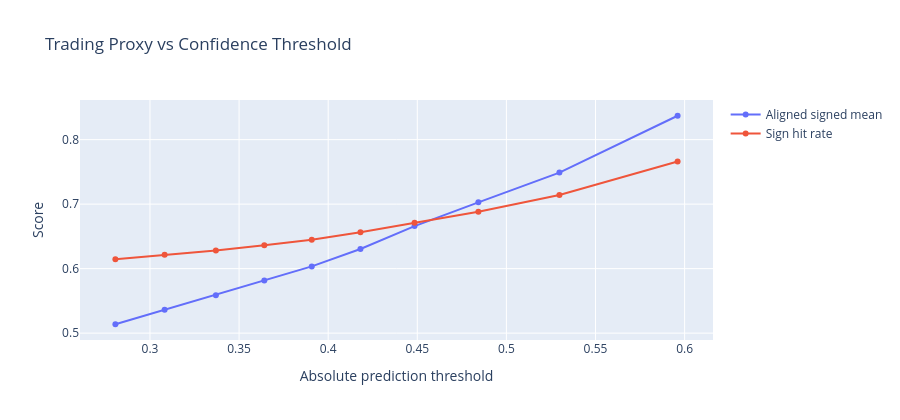

Notebook code cell kept with this figure:
### Code cell
# Trading-style proxy analysis on the signed target
y_true_signed = target_arrays["signed_quality"]["holdout"]
y_pred_signed = signed_pred
thresholds = np.quantile(np.abs(y_pred_signed), np.linspace(0.50, 0.95, 10))

sweep_rows = []
for thr in thresholds:
    pred_sign = np.zeros(len(y_pred_signed), dtype=int)
    pred_sign[y_pred_signed >= thr] = 1
    pred_sign[y_pred_signed <= -thr] = -1
    taken = pred_sign != 0

    if taken.sum() == 0:
        sweep_rows.append({
            "threshold": float(thr),
            "coverage": 0.0,
            "taken": 0,
            "long_count": 0,
            "short_count": 0,
            "sign_hit_rate": np.nan,
            "aligned_signed_mean": np.nan,
            "taken_spearman": np.nan,
        })
        continue

    sign_hit = np.mean(np.sign(y_true_signed[taken]) == pred_sign[taken])
    aligned_signed = np.where(
        pred_sign[taken] == 1, y_true_signed[taken], -y_true_signed[taken]
    )
    sweep_rows.append({
        "threshold": float(thr),
        "coverage": float(taken.mean()),
        "taken": int(taken.sum()),
        "long_count": int((pred_sign == 1).sum()),
        "short_count": int((pred_sign == -1).sum()),
        "sign_hit_rate": float(sign_hit),
        "aligned_signed_mean": float(np.mean(aligned_signed)),
        "taken_spearman": float(safe_spearman(y_true_signed[taken], y_pred_signed[taken])),
    })

threshold_df = pd.DataFrame(sweep_rows)
print("Signed-model threshold sweep:")
display(threshold_df.round(4))

fig = go.Figure()
fig.add_trace(go.Scatter(
    x=threshold_df["threshold"],
    y=threshold_df["aligned_signed_mean"],
    mode="lines+markers",
    name="Aligned signed mean",
))
fig.add_trace(go.Scatter(
    x=threshold_df["threshold"],
    y=threshold_df["sign_hit_rate"],
    mode="lines+markers",
    name="Sign hit rate",
))
fig.update_layout(
    title="Trading Proxy vs Confidence Threshold",
    xaxis_title="Absolute prediction threshold",
    yaxis_title="Score",
    height=420,
)
fig.show()

### Figure 1 — Plotly figure (JSON) as saved in the notebook; plotly's stock layout.template omitted (floating-point values rounded to 4 significant figures)
{"data": [{"mode": "lines+markers", "name": "Aligned signed mean", "type": "scatter", "x": [0.2806, 0.3082, 0.337, 0.3642, 0.3908, 0.4181, 0.4485, 0.4843, 0.5297, 0.5961], "y": [0.5138, 0.5364, 0.5589, 0.5816, 0.6034, 0.6305, 0.6659, 0.7028, 0.7489, 0.837]}, {"mode": "lines+markers", "name": "Sign hit rate", "type": "scatter", "x": [0.2806, 0.3082, 0.337, 0.3642, 0.3908, 0.4181, 0.4485, 0.4843, 0.5297, 0.5961], "y": [0.6147, 0.6214, 0.6283, 0.6363, 0.6448, 0.6563, 0.6712, 0.6882, 0.7143, 0.7661]}], "layout": {"height": 420, "title": {"text": "Trading Proxy vs Confidence Threshold"}, "xaxis": {"title": {"text": "Absolute prediction threshold"}}, "yaxis": {"title": {"text": "Score"}}}}
